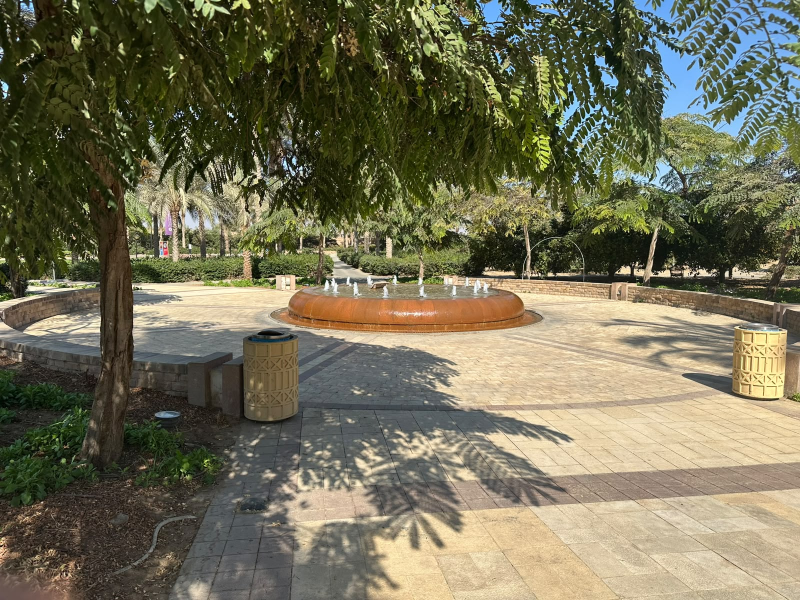
#> input picture OriginalImages/1_10.jpeg, 1600 x 1200 px (shown at 1/2 size); its folder holds 4 pictures in this run
$ python preprocess.py
#> lines starting #> are read from the running program, lines starting #| are printed output that depends on the picture
### shared/config.py
from pathlib import Path

ROOT = Path(__file__).resolve().parent.parent
ORIGINAL_DIR = ROOT / "OriginalImages"
PROCESSED_DIR = ROOT / "dataset" / "processed"
MANIFEST = ROOT / "dataset" / "manifest.csv"
RESULTS_DIR = ROOT / "results" / "karim_elnazir"

LANDMARKS = [1, 2, 3, 4, 5, 6]

# longest side of every processed image, in pixels
MAX_SIDE = 800

# photos _1 to _5 of every landmark are test, everything else is train
TEST_PHOTOS = range(1, 6)

# matcher settings
RATIO = 0.75
RANSAC_THRESH = 5.0
MIN_MATCHES = 8


def parse_name(name):
    landmark, photo = Path(name).stem.split("_")
    return int(landmark), int(photo)


def split_of(photo):
    return "test" if photo in TEST_PHOTOS else "train"


def processed_path(landmark, photo):
    return PROCESSED_DIR / f"landmark_{landmark}" / f"{landmark}_{photo}.jpeg"


# [9 lines left out: function list_processed, not called in this run]

### karim_elnazir/preprocess.py
import csv
import sys
from pathlib import Path

sys.path.insert(0, str(Path(__file__).resolve().parent.parent))

import cv2
from shared import config


def resize(img):
    h, w = img.shape[:2]
    scale = config.MAX_SIDE / max(h, w)
    if scale >= 1:
        return img
    return cv2.resize(img, (round(w * scale), round(h * scale)), interpolation=cv2.INTER_AREA)


def main():
    rows = []
    for path in sorted(config.ORIGINAL_DIR.glob("*.jpeg")):
        landmark, photo = config.parse_name(path.name)
        if landmark not in config.LANDMARKS:
            continue
        img = cv2.imread(str(path))
#> img is the input picture: shape (1200, 1600, 3); mean B, G, R 86.5, 111.4, 114.7
        if img is None:
            print("could not read", path.name)
            continue
        img = resize(img)
#> in resize, `return cv2.resize(img, (round(w * scale), round(h * scale)), interpola..`:
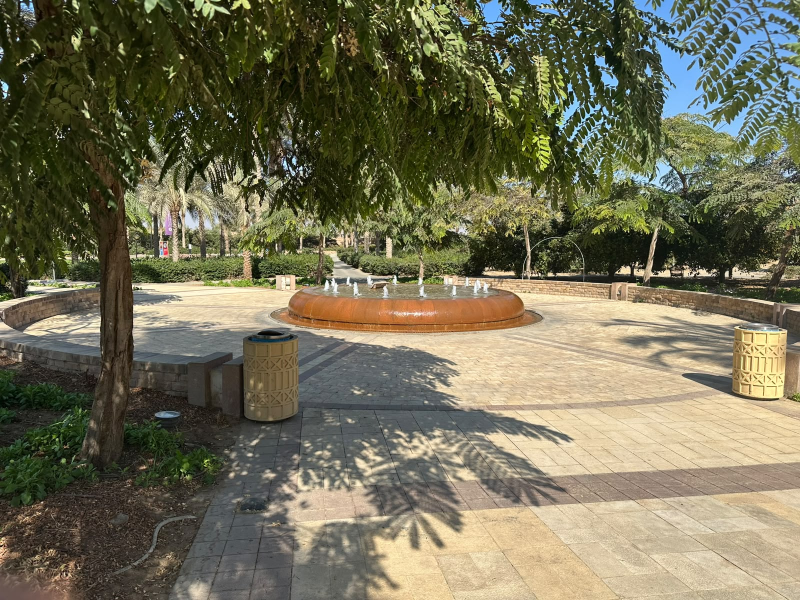
#> returned value: shape (600, 800, 3); mean of channels 0, 1, 2 86.6, 111.5, 114.8; drawn as B, G, R
        out = config.processed_path(landmark, photo)
        out.parent.mkdir(parents=True, exist_ok=True)
        cv2.imwrite(str(out), img, [cv2.IMWRITE_JPEG_QUALITY, 95])
        h, w = img.shape[:2]
#> h = 600; w = 800
        rows.append([path.name, landmark, photo, config.split_of(photo), w, h])
#> pass 2 of the loop in main, `for path in sorted(config.ORIGINAL_DIR.glob("*.jpeg")):`:
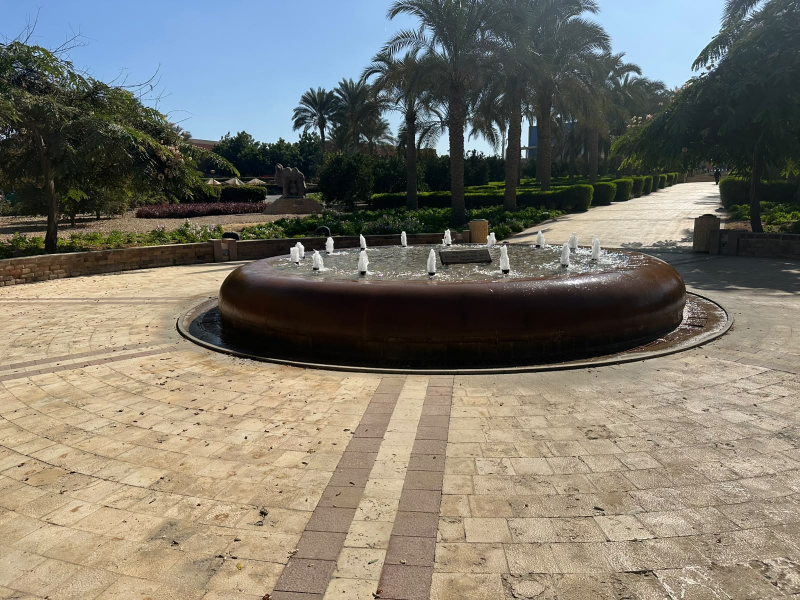
#> input picture OriginalImages/1_11.jpeg, 1600 x 1200 px (shown at 1/2 size)
#> in main, img is the input picture: shape (1200, 1600, 3); mean B, G, R 108.5, 119.6, 123.5
#> in resize (call 2), `return cv2.resize(img, (round(w * scale), round(h * scale)), interpola..`:
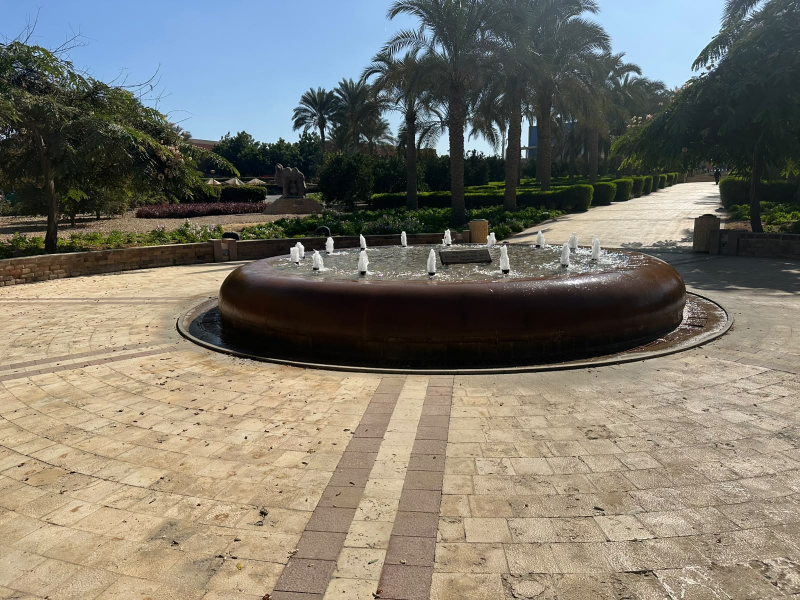
#> returned value: shape (600, 800, 3); mean of channels 0, 1, 2 108.7, 119.7, 123.7; drawn as B, G, R
#> pass 3 of the loop in main, `for path in sorted(config.ORIGINAL_DIR.glob("*.jpeg")):`:
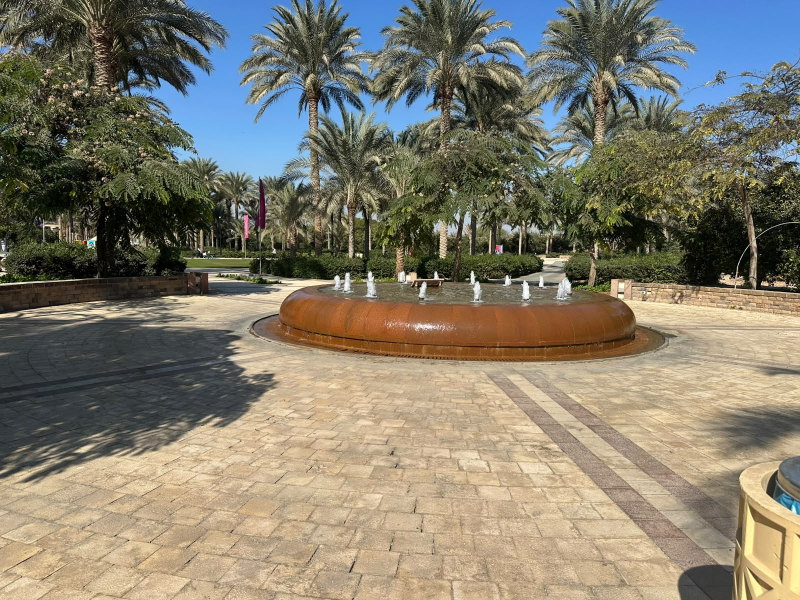
#> input picture OriginalImages/1_12.jpeg, 1600 x 1200 px (shown at 1/2 size)
#> in main, img is the input picture: shape (1200, 1600, 3); mean B, G, R 108.6, 124.3, 129.4
#> in resize (call 3), `return cv2.resize(img, (round(w * scale), round(h * scale)), interpola..`:
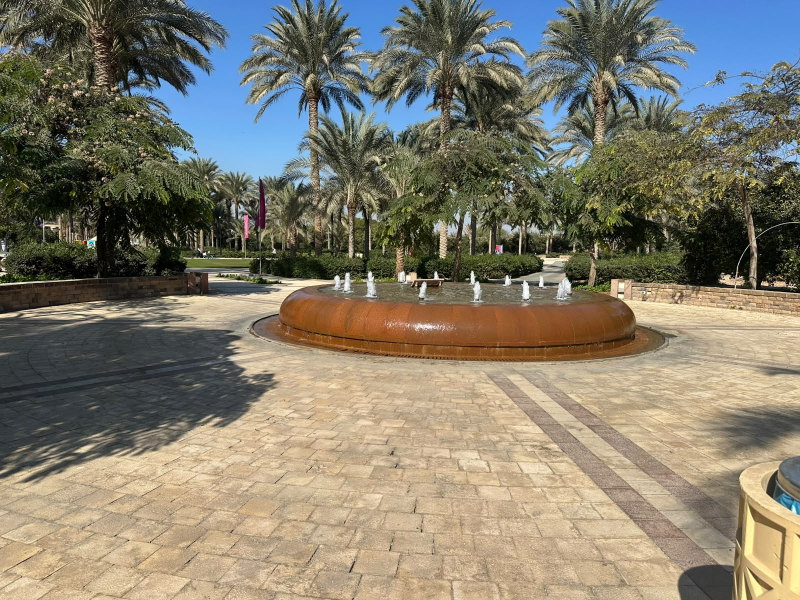
#> returned value: shape (600, 800, 3); mean of channels 0, 1, 2 108.7, 124.5, 129.5; drawn as B, G, R
#> the loop made 4 passes; the first 3 are shown

    rows.sort(key=lambda r: (r[1], r[2]))
    with open(config.MANIFEST, "w", newline="") as f:
        writer = csv.writer(f)
        writer.writerow(["filename", "landmark", "photo", "split", "width", "height"])
        writer.writerows(rows)

    train = sum(1 for r in rows if r[3] == "train")
    print(f"processed {len(rows)} images ({train} train, {len(rows) - train} test)")


if __name__ == "__main__":
    main()
